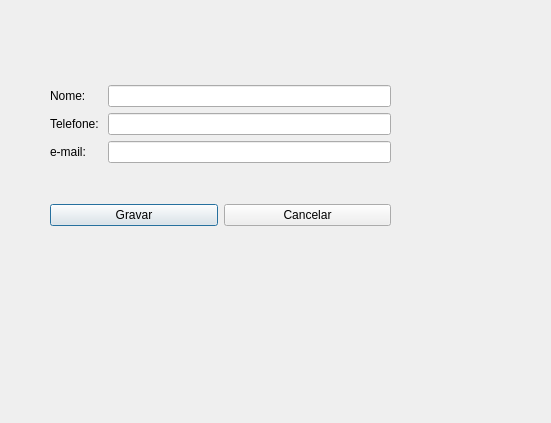
<?xml version="1.0" encoding="UTF-8"?>
<ui version="4.0">
 <class>JanelaNovoContato</class>
 <widget class="QDialog" name="JanelaNovoContato">
  <property name="geometry">
   <rect>
    <x>0</x>
    <y>0</y>
    <width>551</width>
    <height>423</height>
   </rect>
  </property>
  <property name="windowTitle">
   <string>Dialog</string>
  </property>
  <widget class="QWidget" name="">
   <property name="geometry">
    <rect>
     <x>50</x>
     <y>50</y>
     <width>341</width>
     <height>211</height>
    </rect>
   </property>
   <layout class="QGridLayout" name="gridLayout_2">
    <item row="0" column="0" colspan="2">
     <layout class="QGridLayout" name="gridLayout">
      <item row="0" column="0">
       <widget class="QLabel" name="label_3">
        <property name="text">
         <string>Nome:</string>
        </property>
       </widget>
      </item>
      <item row="0" column="1">
       <widget class="QLineEdit" name="edt_nome"/>
      </item>
      <item row="1" column="0">
       <widget class="QLabel" name="label">
        <property name="text">
         <string>Telefone: </string>
        </property>
       </widget>
      </item>
      <item row="1" column="1">
       <widget class="QLineEdit" name="edt_telefone"/>
      </item>
      <item row="2" column="0">
       <widget class="QLabel" name="label_2">
        <property name="text">
         <string>e-mail:</string>
        </property>
       </widget>
      </item>
      <item row="2" column="1">
       <widget class="QLineEdit" name="edt_email"/>
      </item>
     </layout>
    </item>
    <item row="1" column="0">
     <widget class="QPushButton" name="btn_gravar">
      <property name="text">
       <string>Gravar</string>
      </property>
     </widget>
    </item>
    <item row="1" column="1">
     <widget class="QPushButton" name="btn_cancelar">
      <property name="text">
       <string>Cancelar</string>
      </property>
     </widget>
    </item>
   </layout>
  </widget>
 </widget>
 <resources/>
 <connections/>
</ui>
